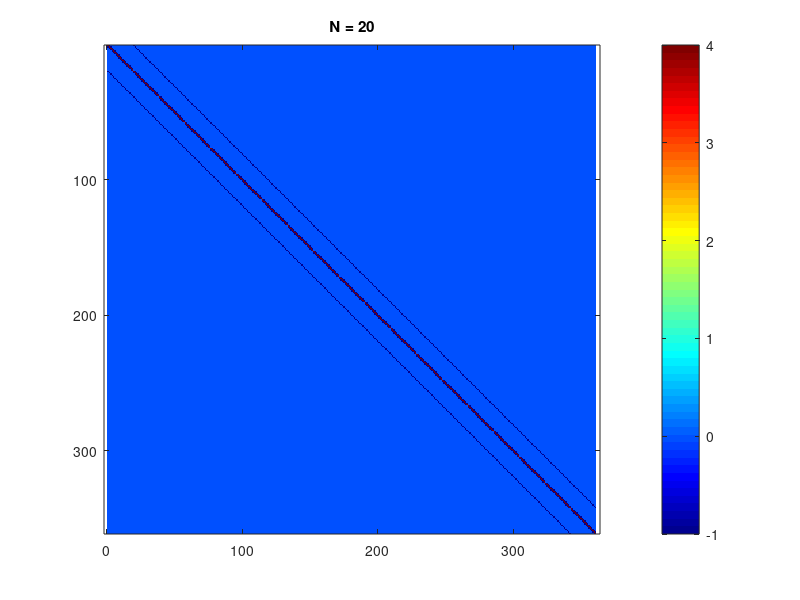
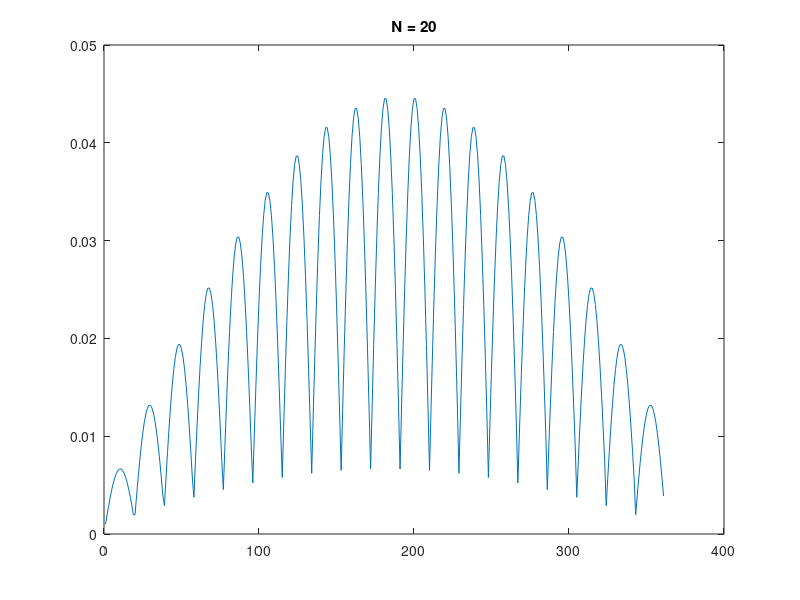
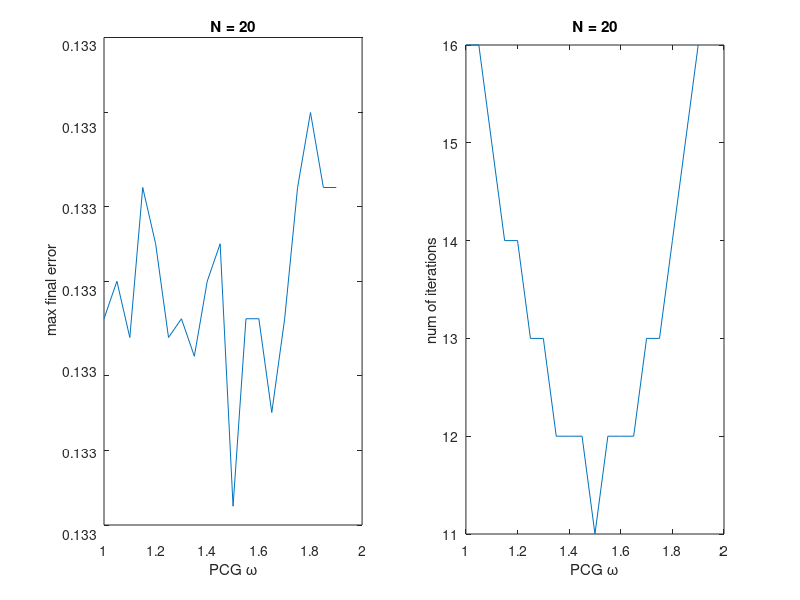

Here is the MATLAB script that generated these plots, in order: (Note: this script raises an error after producing the figures.)
N = 20;
nm = 100000;
th = 1e-6;
h = 1/(N+1);
IBR = @(i,j,nc) (i-1)*nc + j;
N = N-2;
%A = zeros((N+1)^2);
A = sparse(N+1,N+1);
b = zeros((N+1)^2,1);
u = b;
ua = b;
for i = 1:N+1
    for j = 1:N+1
        x = (i)*h;
        y = (j)*h;
        I = IBR(i,j,N+1);
        A(I,I) = 4;
        b(I) = h^2 * 2*pi^2*sin(pi*x)*sin(pi*y);
        ua(I) = sin(pi*x)*sin(pi*y);
        if i>1
           J = IBR(i-1,j,N+1);
           A(I,J) = -1;
        end
        if i<=N
           J = IBR(i+1,j,N+1);
           A(I,J) = -1;
        end
        if j>1
           J = IBR(i,j-1,N+1);
           A(I,J) = -1;
        end
        if j<=N
           J = IBR(i,j+1,N+1);
           A(I,J) = -1;
        end
    end
end
colormap jet
imagesc(A);
colorbar;
axis equal;
title(sprintf('N = %d',N+2));
%%
figure;
plot(b);
title(sprintf('N = %d',N+2));
%% PCG
figure;
L = -tril(A,-1);
U = -triu(A,1);
D = diag(diag(A));
omegas = 1.0:0.05:1.9;
errs = cell(numel(omegas),1);
names = cell(numel(omegas),1);
errss = omegas*nan;
itts = omegas*nan;
i = 0;

for omega = omegas
    i = i+1;
   S = 1/sqrt(omega*(2-omega))*(D-omega*L)/sqrtm(D);
   M = S*S';
    
    x = zeros((N+1)^2,1);
    r = b-A*x;
    z = M\r;
    p  = z;
    zdr = dot(z,r);
    for it = 1:nm
        xprev = x;
        alpha = zdr/dot(p,A*p);
        x = x+alpha*p;
        r = r-alpha*A*p;
        z = M\r;
        zdrp = zdr;
        zdr = dot(z,r);
        beta = zdr/zdrp;
        p = z+beta*p;
        
        inc = norm(xprev-x,inf);
        if inc<th
           break; 
        end
    end
    itts(i) = it;
    errss(i) = norm(x-ua,inf);
end


subplot(1,2,1);
plot(omegas,errss);
xlabel('PCG \omega');
ylabel('max final error');
title(sprintf('N = %d',N+2));
subplot(1,2,2);
plot(omegas,itts);
xlabel('PCG \omega');
ylabel('num of iterations');
title(sprintf('N = %d',N+2));
a = gcf;
a.Units = 'pixels';
a.Position = [100,100,1000,400];


